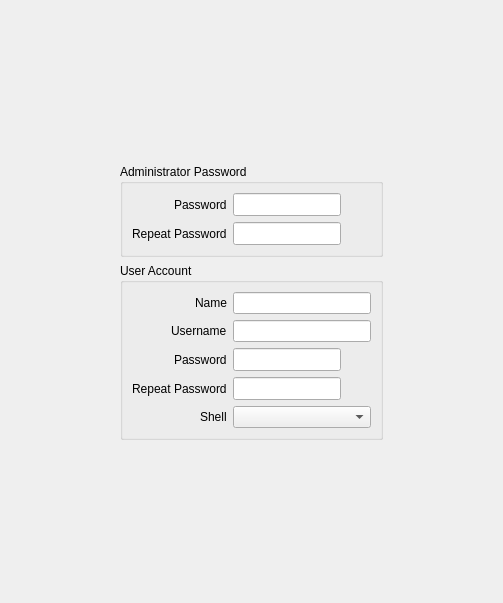
           <widget class="QWidget" name="scrollAreaWidgetContents">
            <property name="geometry">
             <rect>
              <x>0</x>
              <y>0</y>
              <width>503</width>
              <height>603</height>
             </rect>
            </property>
            <layout class="QGridLayout" name="gridLayout_2">
             <item row="1" column="1">
              <widget class="QGroupBox" name="groupBox">
               <property name="sizePolicy">
                <sizepolicy hsizetype="Preferred" vsizetype="Preferred">
                 <horstretch>0</horstretch>
                 <verstretch>0</verstretch>
                </sizepolicy>
               </property>
               <property name="font">
                <font>
                 <weight>50</weight>
                 <bold>false</bold>
                </font>
               </property>
               <property name="title">
                <string>Administrator Password</string>
               </property>
               <layout class="QFormLayout" name="formLayout">
                <property name="fieldGrowthPolicy">
                 <enum>QFormLayout::FieldsStayAtSizeHint</enum>
                </property>
                <property name="labelAlignment">
                 <set>Qt::AlignRight|Qt::AlignTrailing|Qt::AlignVCenter</set>
                </property>
                <item row="0" column="0">
                 <widget class="QLabel" name="label_8">
                  <property name="text">
                   <string>Password</string>
                  </property>
                 </widget>
                </item>
                <item row="0" column="1">
                 <layout class="QHBoxLayout" name="horizontalLayout_3">
                  <item>
                   <widget class="QLineEdit" name="line_pass_root">
                    <property name="sizePolicy">
                     <sizepolicy hsizetype="Expanding" vsizetype="Preferred">
                      <horstretch>0</horstretch>
                      <verstretch>0</verstretch>
                     </sizepolicy>
                    </property>
                    <property name="echoMode">
                     <enum>QLineEdit::Password</enum>
                    </property>
                   </widget>
                  </item>
                  <item>
                   <widget class="QToolButton" name="tool_showpass_root">
                    <property name="sizePolicy">
                     <sizepolicy hsizetype="Preferred" vsizetype="Preferred">
                      <horstretch>0</horstretch>
                      <verstretch>0</verstretch>
                     </sizepolicy>
                    </property>
                    <property name="focusPolicy">
                     <enum>Qt::ClickFocus</enum>
                    </property>
                    <property name="toolTip">
                     <string>View Password</string>
                    </property>
                    <property name="text">
                     <string notr="true"/>
                    </property>
                    <property name="icon">
                     <iconset theme="view-preview">
                      <normaloff>.</normaloff>.</iconset>
                    </property>
                    <property name="checkable">
                     <bool>true</bool>
                    </property>
                    <property name="autoRaise">
                     <bool>true</bool>
                    </property>
                   </widget>
                  </item>
                 </layout>
                </item>
                <item row="1" column="0">
                 <widget class="QLabel" name="label_12">
                  <property name="text">
                   <string>Repeat Password</string>
                  </property>
                 </widget>
                </item>
                <item row="1" column="1">
                 <layout class="QHBoxLayout" name="horizontalLayout_4">
                  <item>
                   <widget class="QLineEdit" name="line_passrepeat_root">
                    <property name="sizePolicy">
                     <sizepolicy hsizetype="Expanding" vsizetype="Preferred">
                      <horstretch>0</horstretch>
                      <verstretch>0</verstretch>
                     </sizepolicy>
                    </property>
                    <property name="echoMode">
                     <enum>QLineEdit::Password</enum>
                    </property>
                   </widget>
                  </item>
                  <item>
                   <widget class="QToolButton" name="tool_root_pass_chk">
                    <property name="enabled">
                     <bool>true</bool>
                    </property>
                    <property name="sizePolicy">
                     <sizepolicy hsizetype="Preferred" vsizetype="Preferred">
                      <horstretch>0</horstretch>
                      <verstretch>0</verstretch>
                     </sizepolicy>
                    </property>
                    <property name="focusPolicy">
                     <enum>Qt::NoFocus</enum>
                    </property>
                    <property name="toolTip">
                     <string>Passwords do not match!</string>
                    </property>
                    <property name="text">
                     <string notr="true"/>
                    </property>
                    <property name="icon">
                     <iconset theme="dialog-error">
                      <normaloff>.</normaloff>.</iconset>
                    </property>
                    <property name="autoRaise">
                     <bool>true</bool>
                    </property>
                   </widget>
                  </item>
                 </layout>
                </item>
               </layout>
              </widget>
             </item>
             <item row="2" column="1">
              <widget class="QGroupBox" name="groupBox_2">
               <property name="font">
                <font>
                 <weight>50</weight>
                 <bold>false</bold>
                </font>
               </property>
               <property name="title">
                <string>User Account</string>
               </property>
               <property name="flat">
                <bool>false</bool>
               </property>
               <layout class="QFormLayout" name="formLayout_2">
                <property name="labelAlignment">
                 <set>Qt::AlignRight|Qt::AlignTrailing|Qt::AlignVCenter</set>
                </property>
                <item row="0" column="0">
                 <widget class="QLabel" name="label_10">
                  <property name="text">
                   <string>Name</string>
                  </property>
                 </widget>
                </item>
                <item row="0" column="1">
                 <widget class="QLineEdit" name="line_user_comment">
                  <property name="sizePolicy">
                   <sizepolicy hsizetype="Expanding" vsizetype="Preferred">
                    <horstretch>0</horstretch>
                    <verstretch>0</verstretch>
                   </sizepolicy>
                  </property>
                 </widget>
                </item>
                <item row="1" column="0">
                 <widget class="QLabel" name="label_7">
                  <property name="text">
                   <string>Username</string>
                  </property>
                 </widget>
                </item>
                <item row="1" column="1">
                 <widget class="QLineEdit" name="line_user_name">
                  <property name="sizePolicy">
                   <sizepolicy hsizetype="Expanding" vsizetype="Preferred">
                    <horstretch>0</horstretch>
                    <verstretch>0</verstretch>
                   </sizepolicy>
                  </property>
                 </widget>
                </item>
                <item row="2" column="0">
                 <widget class="QLabel" name="label_9">
                  <property name="text">
                   <string>Password</string>
                  </property>
                 </widget>
                </item>
                <item row="2" column="1">
                 <layout class="QHBoxLayout" name="horizontalLayout_6">
                  <item>
                   <widget class="QLineEdit" name="line_user_pass">
                    <property name="sizePolicy">
                     <sizepolicy hsizetype="Expanding" vsizetype="Preferred">
                      <horstretch>0</horstretch>
                      <verstretch>0</verstretch>
                     </sizepolicy>
                    </property>
                    <property name="echoMode">
                     <enum>QLineEdit::Password</enum>
                    </property>
                   </widget>
                  </item>
                  <item>
                   <widget class="QToolButton" name="tool_user_showpass">
                    <property name="sizePolicy">
                     <sizepolicy hsizetype="Preferred" vsizetype="Preferred">
                      <horstretch>0</horstretch>
                      <verstretch>0</verstretch>
                     </sizepolicy>
                    </property>
                    <property name="focusPolicy">
                     <enum>Qt::ClickFocus</enum>
                    </property>
                    <property name="toolTip">
                     <string>View Password</string>
                    </property>
                    <property name="text">
                     <string notr="true"/>
                    </property>
                    <property name="icon">
                     <iconset theme="view-preview">
                      <normaloff>.</normaloff>.</iconset>
                    </property>
                    <property name="checkable">
                     <bool>true</bool>
                    </property>
                    <property name="autoRaise">
                     <bool>true</bool>
                    </property>
                   </widget>
                  </item>
                 </layout>
                </item>
                <item row="3" column="0">
                 <widget class="QLabel" name="label_11">
                  <property name="text">
                   <string>Repeat Password</string>
                  </property>
                 </widget>
                </item>
                <item row="3" column="1">
                 <layout class="QHBoxLayout" name="horizontalLayout_5">
                  <item>
                   <widget class="QLineEdit" name="line_user_pass2">
                    <property name="sizePolicy">
                     <sizepolicy hsizetype="Expanding" vsizetype="Preferred">
                      <horstretch>0</horstretch>
                      <verstretch>0</verstretch>
                     </sizepolicy>
                    </property>
                    <property name="echoMode">
                     <enum>QLineEdit::Password</enum>
                    </property>
                   </widget>
                  </item>
                  <item>
                   <widget class="QToolButton" name="tool_user_pass_chk">
                    <property name="sizePolicy">
                     <sizepolicy hsizetype="Preferred" vsizetype="Preferred">
                      <horstretch>0</horstretch>
                      <verstretch>0</verstretch>
                     </sizepolicy>
                    </property>
                    <property name="focusPolicy">
                     <enum>Qt::NoFocus</enum>
                    </property>
                    <property name="toolTip">
                     <string>Passwords do not match!</string>
                    </property>
                    <property name="text">
                     <string notr="true"/>
                    </property>
                    <property name="icon">
                     <iconset theme="dialog-error">
                      <normaloff>.</normaloff>.</iconset>
                    </property>
                    <property name="autoRaise">
                     <bool>true</bool>
                    </property>
                   </widget>
                  </item>
                 </layout>
                </item>
                <item row="4" column="0">
                 <widget class="QLabel" name="label_13">
                  <property name="text">
                   <string>Shell</string>
                  </property>
                 </widget>
                </item>
                <item row="4" column="1">
                 <widget class="QComboBox" name="combo_user_shell">
                  <property name="sizePolicy">
                   <sizepolicy hsizetype="Preferred" vsizetype="Preferred">
                    <horstretch>0</horstretch>
                    <verstretch>0</verstretch>
                   </sizepolicy>
                  </property>
                 </widget>
                </item>
               </layout>
              </widget>
             </item>
             <item row="0" column="1">
              <spacer name="verticalSpacer_7">
               <property name="orientation">
                <enum>Qt::Vertical</enum>
               </property>
               <property name="sizeType">
                <enum>QSizePolicy::Expanding</enum>
               </property>
               <property name="sizeHint" stdset="0">
                <size>
                 <width>20</width>
                 <height>40</height>
                </size>
               </property>
              </spacer>
             </item>
             <item row="3" column="1">
              <spacer name="verticalSpacer">
               <property name="orientation">
                <enum>Qt::Vertical</enum>
               </property>
               <property name="sizeType">
                <enum>QSizePolicy::Expanding</enum>
               </property>
               <property name="sizeHint" stdset="0">
                <size>
                 <width>20</width>
                 <height>40</height>
                </size>
               </property>
              </spacer>
             </item>
             <item row="0" column="0">
              <spacer name="horizontalSpacer_4">
               <property name="orientation">
                <enum>Qt::Horizontal</enum>
               </property>
               <property name="sizeHint" stdset="0">
                <size>
                 <width>40</width>
                 <height>20</height>
                </size>
               </property>
              </spacer>
             </item>
             <item row="0" column="2">
              <spacer name="horizontalSpacer_5">
               <property name="orientation">
                <enum>Qt::Horizontal</enum>
               </property>
               <property name="sizeHint" stdset="0">
                <size>
                 <width>40</width>
                 <height>20</height>
                </size>
               </property>
              </spacer>
             </item>
            </layout>
           </widget>
